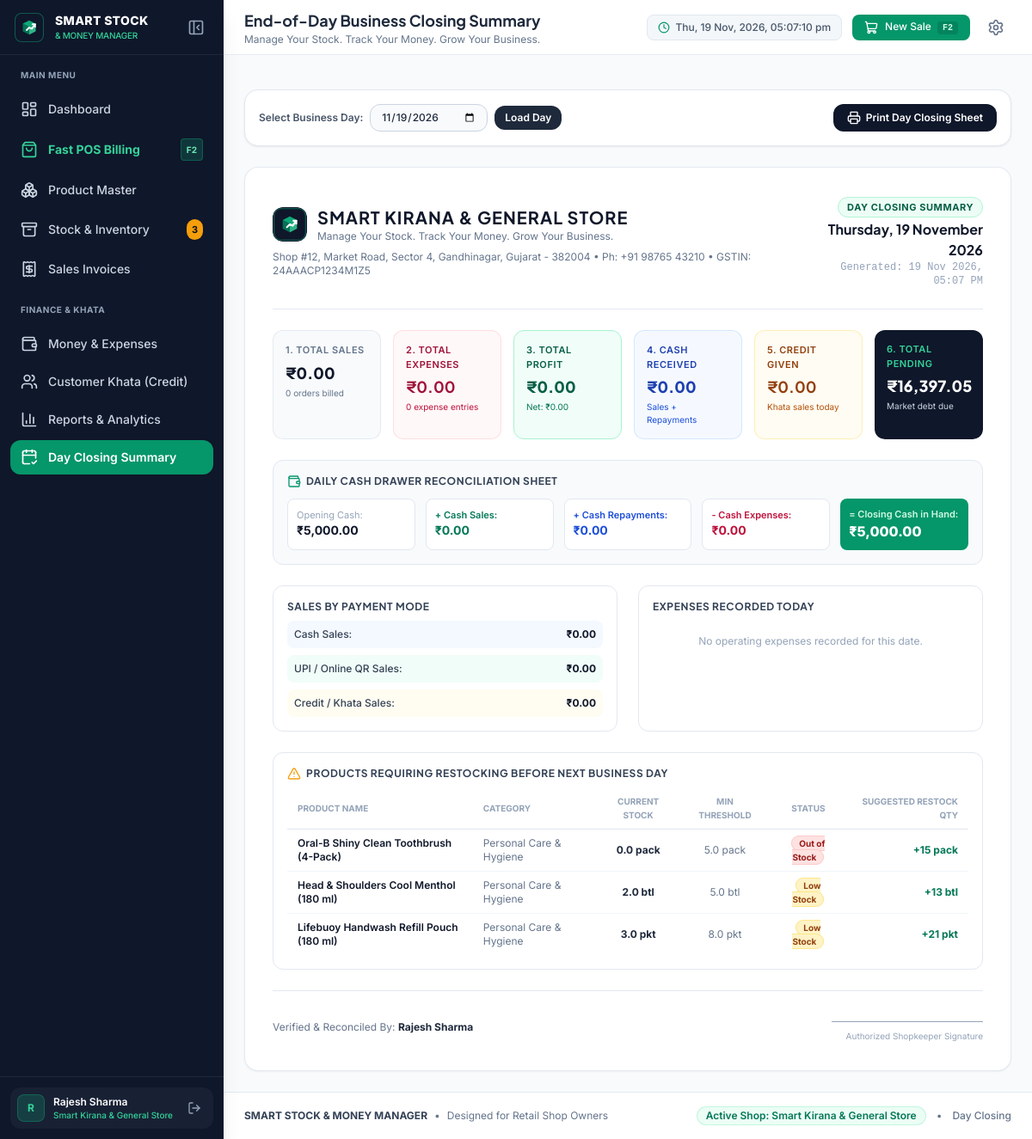
/daily-summary (signed in), run on an earlier commit of the app's database.
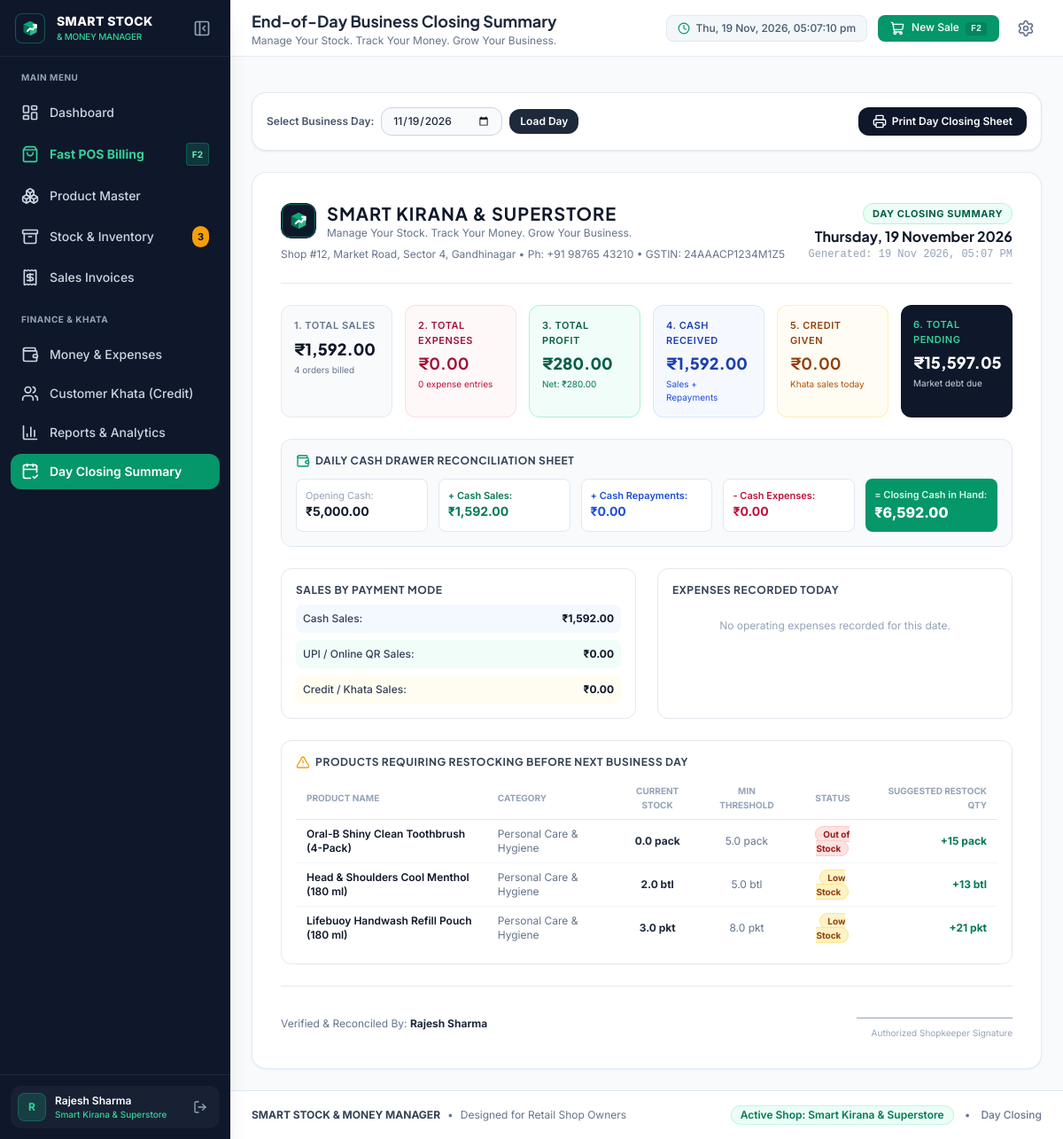
And on a later commit of the database.
### tables this page shows
CREATE TABLE users (
        id INTEGER PRIMARY KEY AUTOINCREMENT,
        username TEXT UNIQUE NOT NULL,
        email TEXT UNIQUE NOT NULL,
        password_hash TEXT NOT NULL,
        shop_name TEXT NOT NULL DEFAULT 'Smart Kirana & General Store',
        shop_tagline TEXT DEFAULT 'Manage Your Stock. Track Your Money. Grow Your Business.',
        owner_name TEXT NOT NULL DEFAULT 'Rajesh Sharma',
        phone TEXT DEFAULT '+91 98765 43210',
        address TEXT DEFAULT 'Shop #12, Market Road, Sector 4, Gandhinagar',
        gstin TEXT DEFAULT '24AAACP1234M1Z5',
        currency_symbol TEXT DEFAULT '₹',
        created_at TIMESTAMP DEFAULT CURRENT_TIMESTAMP
    );

CREATE TABLE cash_register (
        id INTEGER PRIMARY KEY AUTOINCREMENT,
        entry_date DATE UNIQUE NOT NULL,
        opening_cash REAL NOT NULL DEFAULT 0,
        notes TEXT,
        created_at TIMESTAMP DEFAULT CURRENT_TIMESTAMP
    );

### app.py (the view)
@app.route('/daily-summary')
@login_required
def daily_summary_view():
    target_date_str = request.args.get('date', datetime.now().strftime('%Y-%m-%d'))
    conn = get_db()
    cursor = conn.cursor()
    cursor.execute("""
        SELECT
            COUNT(*) as order_count,
            COALESCE(SUM(grand_total), 0) as total_sales,
            COALESCE(SUM(total_cost), 0) as total_cost,
            COALESCE(SUM(profit), 0) as gross_profit,
            COALESCE(SUM(CASE WHEN payment_method = 'Cash' THEN amount_paid ELSE 0 END), 0) as cash_sales,
            COALESCE(SUM(CASE WHEN payment_method = 'UPI' THEN amount_paid ELSE 0 END), 0) as upi_sales,
            COALESCE(SUM(CASE WHEN payment_method = 'Credit' THEN grand_total ELSE 0 END), 0) as credit_given_today
        FROM sales
        WHERE DATE(created_at) = ?
    """, (target_date_str,))
    sales_row = cursor.fetchone()
    cursor.execute("SELECT * FROM expenses WHERE expense_date = ?", (target_date_str,))
    day_expenses = cursor.fetchall()
    total_expenses = sum(e['amount'] for e in day_expenses)
    cash_expenses = sum(e['amount'] for e in day_expenses if e['payment_method'] == 'Cash')
    cursor.execute("SELECT COALESCE(SUM(amount), 0) as total, COALESCE(SUM(CASE WHEN payment_method = 'Cash' THEN amount ELSE 0 END), 0) as cash_repay FROM customer_payments WHERE payment_date = ?", (target_date_str,))
    rep_row = cursor.fetchone()
    total_repayments = rep_row['total'] or 0.0
    cash_repayments = rep_row['cash_repay'] or 0.0
    cursor.execute("SELECT opening_cash FROM cash_register WHERE entry_date = ?", (target_date_str,))
    reg_row = cursor.fetchone()
    opening_cash = reg_row['opening_cash'] if reg_row else 5000.0
    total_sales = sales_row['total_sales'] or 0.0
    gross_profit = sales_row['gross_profit'] or 0.0
    net_profit = gross_profit - total_expenses
    cash_sales = sales_row['cash_sales'] or 0.0
    upi_sales = sales_row['upi_sales'] or 0.0
    credit_given_today = sales_row['credit_given_today'] or 0.0
    total_cash_inflow = cash_sales + cash_repayments
    closing_cash_in_hand = opening_cash + total_cash_inflow - cash_expenses
    cursor.execute("""
        SELECT
            COALESCE((SELECT SUM(grand_total) FROM sales WHERE payment_method = 'Credit'), 0) -
            COALESCE((SELECT SUM(amount) FROM customer_payments), 0) as pending_credit
    """)
    total_pending_credit = max(0.0, cursor.fetchone()['pending_credit'] or 0.0)
    cursor.execute("""
        SELECT p.*, c.name as category_name
        FROM products p
        LEFT JOIN categories c ON p.category_id = c.id
        WHERE p.is_active = 1 AND p.quantity <= p.min_stock
        ORDER BY p.quantity ASC
    """)
    restock_items = cursor.fetchall()
    conn.close()
    summary = {
        'total_sales': total_sales,
        'order_count': sales_row['order_count'] or 0,
        'total_expenses': total_expenses,
        'expense_count': len(day_expenses),
        'gross_profit': gross_profit,
        'net_profit': net_profit,
        'cash_sales': cash_sales,
        'upi_sales': upi_sales,
        'total_cash_inflow': total_cash_inflow,
        'credit_given_today': credit_given_today,
        'cash_repayments': cash_repayments,
        'opening_cash': opening_cash,
        'cash_expenses': cash_expenses,
        'closing_cash_in_hand': closing_cash_in_hand,
        'total_pending_credit': total_pending_credit,
        'day_expenses': day_expenses,
        'restock_items': restock_items
    }
    try:
        dt = datetime.strptime(target_date_str, '%Y-%m-%d')
        date_display = dt.strftime('%A, %d %B %Y')
    except Exception:
        date_display = target_date_str
    shop = get_current_shop()
    return render_template(
        'daily_summary.html',
        active_page='daily_summary',
        selected_date=target_date_str,
        date_display=date_display,
        current_timestamp=datetime.now().strftime('%d %b %Y, %I:%M %p'),
        summary=summary,
        shop=shop
    )

### app.py (called while the page is built, shortened)
def login_required(f):
    @wraps(f)
    def decorated_function(*args, **kwargs):
        if 'user_id' not in session:
            flash('Please sign in to access your shop dashboard.', 'info')
            return redirect(url_for('login', next=request.url))
        return f(*args, **kwargs)
    return decorated_function

def get_current_shop():
    conn = get_db()
    cursor = conn.cursor()
    user_id = session.get('user_id', 1)
    cursor.execute("SELECT * FROM users WHERE id = ?", (user_id,))
    user = cursor.fetchone()
    conn.close()
    return dict(user)

@app.context_processor
def inject_global_data():
    if 'user_id' in session:
        conn = get_db()
        cursor = conn.cursor()
        cursor.execute("SELECT COUNT(*) as count FROM products WHERE is_active = 1 AND quantity <= min_stock")
        row = cursor.fetchone()
        conn.close()
        low_count = row['count'] if row else 0
        session['low_stock_count'] = low_count
    return {
        'current_year': datetime.now().year,
        'today_str': datetime.now().strftime('%Y-%m-%d'),
        'shop_profile': get_current_shop()
    }

### templates/daily_summary.html (shortened to what the changed rows need)
{% extends "base.html" %}
{% block header_title %}End-of-Day Business Closing Summary{% endblock %}
{% block content %}
<div class="space-y-6">
    <div id="day-closing-sheet" class="saas-card p-6 sm:p-8 bg-white border border-slate-200/90 shadow-sm space-y-6">
        <div class="flex flex-col sm:flex-row items-start sm:items-center justify-between pb-6 border-b border-slate-200 gap-4">
            <div>
                <div class="flex items-center gap-3">
                    <img src="{{ url_for('static', filename='images/logo.svg') }}" alt="Logo" class="w-10 h-10 rounded-xl">
                    <div>
                        <h2 class="text-xl font-bold uppercase tracking-wider text-slate-900 font-heading">{{ shop.shop_name }}</h2>
                        <p class="text-xs text-slate-500">{{ shop.shop_tagline }}</p>
                    </div>
                </div>
                <p class="text-xs text-slate-500 mt-2">{{ shop.address }} &bull; Ph: {{ shop.phone }} &bull; GSTIN: {{ shop.gstin }}</p>
            </div>
        </div>
        <div class="grid grid-cols-2 sm:grid-cols-3 lg:grid-cols-6 gap-3.5">
            <div class="p-3.5 rounded-xl bg-slate-50 border border-slate-200/80">
                <span class="text-[11px] font-semibold text-slate-500 uppercase tracking-wider block">1. Total Sales</span>
                <div class="text-lg font-extrabold text-slate-900 font-heading mt-1">₹{{ "{:,.2f}".format(summary.total_sales) }}</div>
                <div class="text-[10px] text-slate-500 mt-0.5">{{ summary.order_count }} orders billed</div>
            </div>
            <div class="p-3.5 rounded-xl bg-emerald-50/70 border border-emerald-200">
                <span class="text-[11px] font-semibold text-emerald-800 uppercase tracking-wider block">3. Total Profit</span>
                <div class="text-lg font-extrabold text-emerald-800 font-heading mt-1">₹{{ "{:,.2f}".format(summary.gross_profit) }}</div>
                <div class="text-[10px] text-emerald-700 mt-0.5">Net: ₹{{ "{:,.2f}".format(summary.net_profit) }}</div>
            </div>
            <div class="p-3.5 rounded-xl bg-blue-50/60 border border-blue-200/60">
                <span class="text-[11px] font-semibold text-blue-800 uppercase tracking-wider block">4. Cash Received</span>
                <div class="text-lg font-extrabold text-blue-800 font-heading mt-1">₹{{ "{:,.2f}".format(summary.total_cash_inflow) }}</div>
                <div class="text-[10px] text-blue-700 mt-0.5">Sales + Repayments</div>
            </div>
            <div class="p-3.5 rounded-xl bg-slate-900 text-white">
                <span class="text-[11px] font-semibold text-emerald-400 uppercase tracking-wider block">6. Total Pending</span>
                <div class="text-lg font-extrabold text-white font-heading mt-1">₹{{ "{:,.2f}".format(summary.total_pending_credit) }}</div>
                <div class="text-[10px] text-slate-300 mt-0.5">Market debt due</div>
            </div>
        </div>
        <div class="p-4 rounded-xl bg-slate-50 border border-slate-200">
            <div class="grid grid-cols-1 sm:grid-cols-5 gap-3 text-xs">
                <div class="p-2.5 bg-white rounded-lg border border-slate-200">
                    <span class="text-slate-400 text-[11px] block">Opening Cash:</span>
                    <span class="font-bold text-slate-900 text-sm">₹{{ "{:,.2f}".format(summary.opening_cash) }}</span>
                </div>
                <div class="p-2.5 bg-white rounded-lg border border-slate-200">
                    <span class="text-emerald-700 text-[11px] block font-semibold">+ Cash Sales:</span>
                    <span class="font-bold text-emerald-700 text-sm">₹{{ "{:,.2f}".format(summary.cash_sales) }}</span>
                </div>
                <div class="p-2.5 bg-emerald-600 text-white rounded-lg shadow-xs">
                    <span class="text-emerald-100 text-[11px] block font-semibold">= Closing Cash in Hand:</span>
                    <span class="font-extrabold text-white text-base">₹{{ "{:,.2f}".format(summary.closing_cash_in_hand) }}</span>
                </div>
            </div>
        </div>
        <div class="grid grid-cols-1 lg:grid-cols-2 gap-6">
            <div class="border border-slate-200 rounded-xl p-4">
                <div class="space-y-2 text-xs">
                    <div class="flex items-center justify-between p-2 rounded-lg bg-blue-50/70 text-slate-700">
                        <span class="font-medium">Cash Sales:</span>
                        <span class="font-bold text-slate-900">₹{{ "{:,.2f}".format(summary.cash_sales) }}</span>
                    </div>
                </div>
            </div>
        </div>
        <div class="border border-slate-200 rounded-xl p-4">
            {% if summary.restock_items %}
            <div class="overflow-x-auto">
                <table class="w-full text-left text-xs">
                    <thead>
                        <tr class="text-[10px] text-slate-400 uppercase border-b border-slate-200">
                            <th class="py-2 px-3">Product Name</th>
                            <th class="py-2 px-3">Category</th>
                            <th class="py-2 px-3 text-center">Current Stock</th>
                            <th class="py-2 px-3 text-center">Min Threshold</th>
                            <th class="py-2 px-3 text-center">Status</th>
                            <th class="py-2 px-3 text-right">Suggested Restock Qty</th>
                        </tr>
                    </thead>
                </table>
            </div>
            {% else %}
            <p class="text-xs text-emerald-700 font-medium py-3 text-center bg-emerald-50 rounded-lg">
                ✅ All inventory levels are healthy! No items require restocking today.
            </p>
            {% endif %}
        </div>
        <div class="pt-6 border-t border-slate-200 flex flex-col sm:flex-row items-center justify-between text-xs text-slate-500 gap-4">
            <div>
                Verified &amp; Reconciled By: <strong class="text-slate-800">{{ shop.owner_name }}</strong>
            </div>
        </div>
    </div>
</div>
{% endblock %}

### templates/base.html (shortened to what the changed rows need)
<!DOCTYPE html>
<html lang="en">
<head>
    <script src="https://cdn.tailwindcss.com"></script>
    <link rel="stylesheet" href="{{ url_for('static', filename='css/custom.css') }}">
</head>
<body class="bg-slate-50 text-slate-800 antialiased min-h-screen flex flex-col">
    <div class="flex flex-1 min-h-screen">
        <aside id="app-sidebar" class="fixed top-0 bottom-0 left-0 bg-navy-900 text-white z-50 flex flex-col justify-between shadow-xl">
            <div class="p-3 border-t border-slate-800">
                <div class="sidebar-user-card flex items-center justify-between p-2 rounded-xl bg-slate-800/60 hover:bg-slate-800 transition-colors">
                    <div class="flex items-center gap-2.5 overflow-hidden">
                        <div class="sidebar-user-info truncate">
                            <div class="text-xs font-semibold text-white truncate">{{ session.get('owner_name', 'Rajesh Sharma') }}</div>
                            <div class="text-[10px] text-emerald-400 font-medium truncate">{{ session.get('shop_name', 'Smart Kirana') }}</div>
                        </div>
                    </div>
                </div>
            </div>
        </aside>
        <div id="app-main-content" class="flex-1 flex flex-col min-w-0">
            <header class="h-16 bg-white border-b border-slate-200/80 sticky top-0 z-30 flex items-center justify-between px-4 sm:px-6 shadow-xs">
                <div class="flex items-center gap-3">
                    <div>
                        <h1 class="text-base sm:text-lg font-bold text-slate-800 flex items-center gap-2 font-heading">
                            {% block header_title %}Smart Stock &amp; Money Manager{% endblock %}
                        </h1>
                    </div>
                </div>
            </header>
            <main class="flex-1 p-4 sm:p-6 max-w-7xl w-full mx-auto">
                {% block content %}{% endblock %}
            </main>
            <footer class="mt-auto py-4 px-6 border-t border-slate-200 bg-white text-xs text-slate-500 flex flex-col sm:flex-row items-center justify-between gap-2">
                <div class="flex items-center gap-3">
                    <span class="text-emerald-700 font-semibold bg-emerald-50 px-2.5 py-0.5 rounded-full border border-emerald-200/60">Active Shop: {{ session.get('shop_name', 'Smart Kirana & General Store') }}</span>
                    <span>&bull;</span>
                    <a href="{{ url_for('daily_summary_view') }}" class="hover:text-emerald-600 font-medium">Day Closing</a>
                </div>
            </footer>
        </div>
    </div>
</body>
</html>

What changed in the data, as far as the page shows it:
changed users "Rajesh Sharma": get "Smart Kirana & General Store" → "Smart Kirana & Superstore"; shop_name "SMART KIRANA & GENERAL STORE" → "SMART KIRANA & SUPERSTORE"; address "Shop #12, Market Road, Sector 4, Gandhinagar, Gujarat - 382004" → "Shop #12, Market Road, Sector 4, Gandhinagar"
added cash_register: opening_cash "5,000.00"
Also different on the page:
{{ "{:,.2f}".format(summary.total_sales) }}: "0.00" → "1,592.00"
{{ summary.order_count }}: "0" → "4"
{{ "{:,.2f}".format(summary.gross_profit) }}: "0.00" → "280.00"
{{ "{:,.2f}".format(summary.net_profit) }}: "0.00" → "280.00"
{{ "{:,.2f}".format(summary.total_cash_inflow) }}: "0.00" → "1,592.00"
{{ "{:,.2f}".format(summary.total_pending_credit) }}: "16,397.05" → "15,597.05"
{{ "{:,.2f}".format(summary.cash_sales) }}: "0.00" → "1,592.00"
{{ "{:,.2f}".format(summary.closing_cash_in_hand) }}: "5,000.00" → "6,592.00"
{{ "{:,.2f}".format(summary.opening_cash) }}: "5,000.00" → (not shown)
